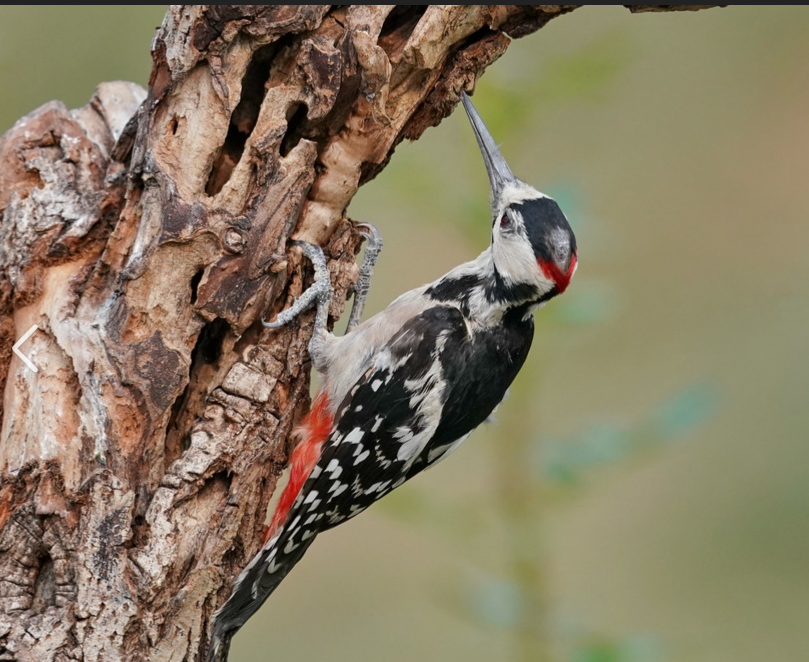
#> input picture images2/222.png, 809 x 662 px; its folder holds only this picture in this run
$ python -i '555增强2尝试.py'   (imports and definitions only)
#> lines starting #> are read from the running program, lines starting #| are printed output that depends on the picture
#> further down, picture is the input picture: shape (662, 809, 3); mean B, G, R 99.2, 123.2, 135.4
import cv2
import numpy as np
import os

# 图像去噪：非局部均值滤波
def denoise_image(image, h=6, template_window_size=7, search_window_size=21):#h进行调节  5一般够了
#> called with h = 6, template_window_size = 7, search_window_size = 21
    return cv2.fastNlMeansDenoisingColored(image, None, h, h, template_window_size, search_window_size)

# 对比度增强：自适应直方图均衡化
def adaptive_histogram_equalization(image):
    clahe = cv2.createCLAHE(clipLimit=3.0, tileGridSize=(8, 8))
    if len(image.shape) == 3 and image.shape[2] == 3:  # 彩色图像
        lab = cv2.cvtColor(image, cv2.COLOR_BGR2LAB)
#> lab: shape (662, 809, 3); mean of channels 0, 1, 2 131.6, 129, 143.2
        lab[:, :, 0] = clahe.apply(lab[:, :, 0])
#> lab: shape (662, 809, 3); mean of channels 0, 1, 2 138.9, 129, 143.2
        return cv2.cvtColor(lab, cv2.COLOR_LAB2BGR)
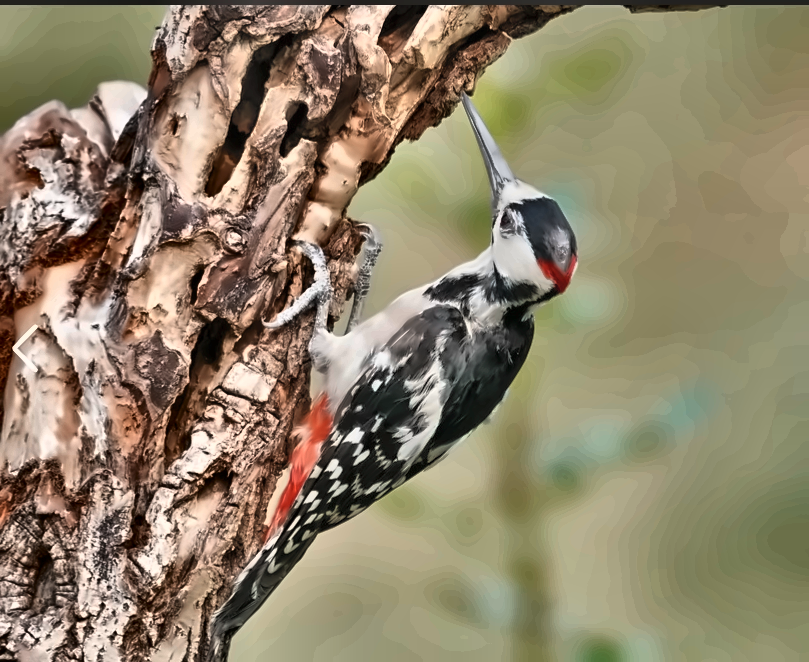
#> returned value: shape (662, 809, 3); mean B, G, R 106.2, 130.9, 143.3
    else:  # 灰度图像
        return clahe.apply(image)

# 边缘增强：Unsharp Masking
def unsharp_mask(image, kernel_size=(5, 5), sigma=1.0, amount=1.5, threshold=0):
#> called with kernel_size = (5, 5), sigma = 1, amount = 1.2, threshold = 0
    blurred = cv2.GaussianBlur(image, kernel_size, sigma)
    sharpened = cv2.addWeighted(image, 1 + amount, blurred, -amount, 0)
    if threshold > 0:
        low_contrast_mask = np.absolute(image - blurred) < threshold
        np.copyto(sharpened, image, where=low_contrast_mask)
    return sharpened

# 图像优化流程
def optimize_image(image):
    # 1. 去噪
    denoised_image = denoise_image(image)

    # 2. 对比度增强
    contrast_enhanced_image = adaptive_histogram_equalization(denoised_image)

    # 3. 边缘增强
    final_image = unsharp_mask(contrast_enhanced_image, amount=1.2)

    return final_image

# 批量处理图像
def process_images(input_folder, output_folder):
    if not os.path.exists(output_folder):
        os.makedirs(output_folder)

    for filename in os.listdir(input_folder):
        input_path = os.path.join(input_folder, filename)
        output_path = os.path.join(output_folder, filename)

        image = cv2.imread(input_path)
        if image is None:
            print(f"无法加载图像: {filename}")
            continue

        # 图像优化
        optimized_image = optimize_image(image)

        # 保存优化后的图像
        cv2.imwrite(output_path, optimized_image)
        print(f"处理完成: {filename} -> {output_path}")

# 参数设置
input_folder = "C:/Users\RT\Desktop\DRCNN\dwt\zs\hua_50"  # 输入图像文件夹路径
output_folder = "C:/Users\RT\Desktop\DRCNN\dwt\zs\zqqq_30zs"  # 输出图像文件夹路径

# [1 line not run here, left out]


"""
去噪（非局部均值滤波）：
非局部均值滤波（cv2.fastNlMeansDenoisingColored）是一种高效的降噪方法，可以减少噪声同时保留边缘细节。

参数 h 决定降噪强度，默认设置为 10，可根据噪声强度调整。

对比度增强（CLAHE）：
适用于去噪后的图像，增强对比度并避免过度增强。

边缘增强（Unsharp Masking）：通过高斯模糊后与原图叠加，增强边缘的锐度，参数 amount 控制增强强度

"""

>>> import cv2
>>> picture = cv2.imread('images2/222.png')
>>> result = optimize_image(picture)
